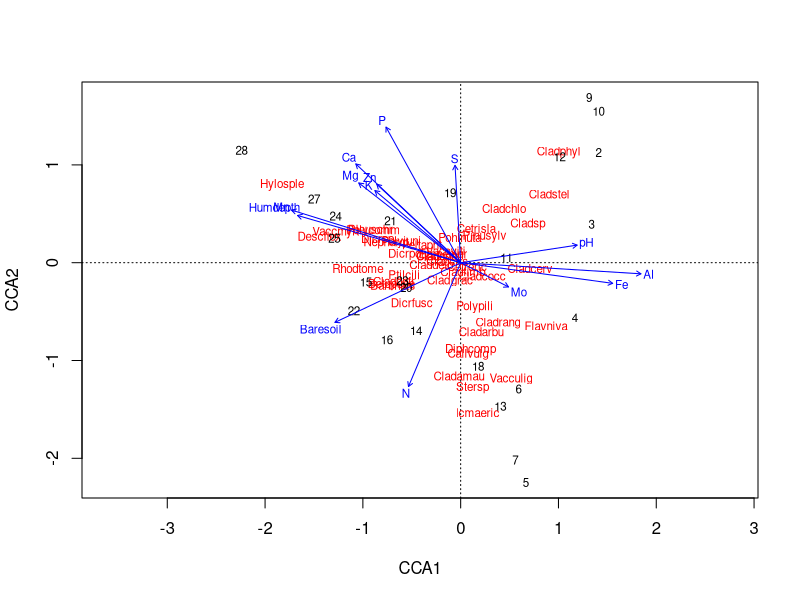

R code for this plot:

# Análise Multivariada - Análise de Correspondência Canônica (CCA) -------------------------------------------------------------------------
# Autoria do script: Jeanne Franco ---------------------------------------------------------------------------------------------------------
# Data: 01/03/2022 -------------------------------------------------------------------------------------------------------------------------

# Conceito da Análise de Correspondência Canônica ------------------------------------------------------------------------------------------

## O objetivo dessa análise é identificar a influência de variáveis ambientais sobre os padrões
## de composição e abundância das espécies numa comunidade.

## São necessárias duas matriz, uma matriz x com variáveis independentes e uma matriz y com
## variáveis dependentes.

## A diferença dessa análise para a análise de RDA é que esta assume respostas lineares e a CCA
## assume respostas não-lineares (formas curvas ou unimodais).

## As correlações da CCA tenta maximizar as relações entre as variáveis x e y.

# Prática ----------------------------------------------------------------------------------------------------------------------------------

## Baixar pacote e dados

library(vegan)
data("varespec")
data("varechem")

## Nomear os dados ambientais x dados biológicos

sp <- varespec
amb <- varechem

## Consulta sobre a análise

?cca

## Modelo da análise CCA

result_cca <- cca(sp, amb)
result_cca
summary(result_cca)

## Interpretação dos resultados

# A proporção da inércia explicada (constrained) pelas variáveis foi de quase 70%.
# O sumário também apresenta a importância dos componentes que até a segunda CCA
# foi de 35% de proporção explicada.

# No sumário podemos encontrar os escores de cada variável ambiental, de cada espécie
# e dos locais nos componentes.

## Visualização

plot(result_cca)

## Interpretação do gráfico

# Os vetores em azul do gráfico são as variáveis ambientais, os nomes
# em vermelho são as espécies e os números em preto, os sítios de coleta.